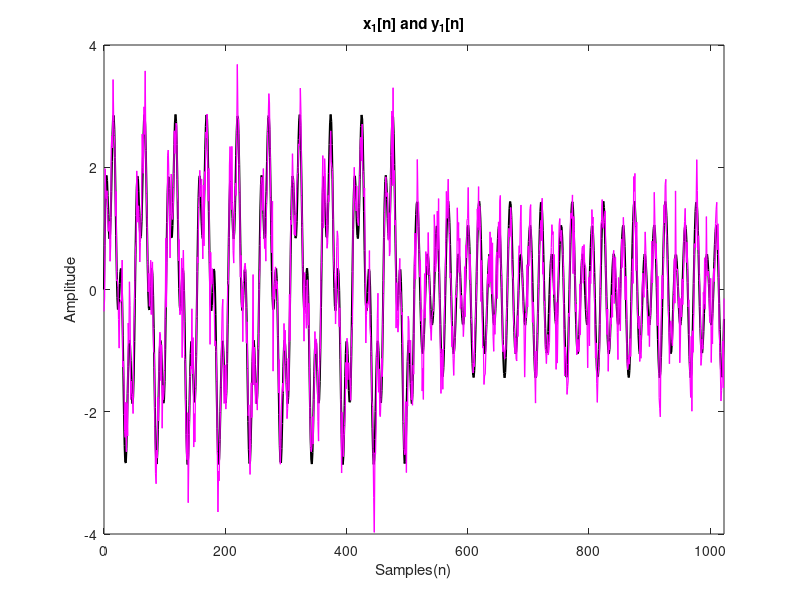
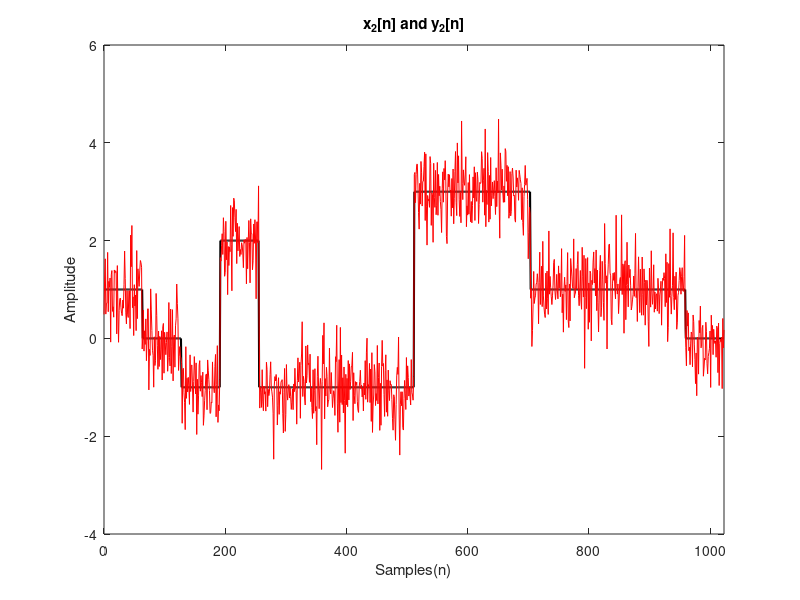

Write MATLAB code to recreate these figures, in order. (Note: this script raises an error after producing the figures.)
clc;
clear;
%%
% Signal construction 
% 2.2.1
fs=512;

n1=0:511;
n2=512:1023;
n=[n1 n2];

x1n1=2*sin(20*pi*n1/fs)+sin(80*pi*n1/fs);
x1n2=0.5*sin(40*pi*n2/fs)+sin(60*pi*n2/fs);
x1n=[x1n1 x1n2];

x2n=zeros(1,1024);
x2n(1:64)=1;

x2n(129:512)=-1;
x2n(193:256)=2;
x2n(513:704)=3;
x2n(705:960)=1;
rng(56);
y1=awgn(x1n,10,'measured');
y2=awgn(x2n,10,'measured');

%%

figure('Name','x_1[n] and y_1[n]');
plot(n,x1n,'k','LineWidth',1.5);
hold on;
plot(n,y1,'m','LineWidth',0.9);
hold off;
xlim([0 1023]);
xlabel('Samples(n)');
ylabel('Amplitude');
title('x_1[n] and y_1[n]')

figure('Name','x_2[n] and y_2[n]');
plot(n,x2n,'k','LineWidth',1.5);
hold on;
plot(n,y2,'r');
hold off;
xlim([0 1023]);
xlabel('Samples(n)');
ylabel('Amplitude');
title('x_2[n] and y_2[n]');
%%
%% 2.2.2 

% Haar Wavelet
[phi_Haar, psi_Haar, val_Haar] = wavefun('haar', 12); 

figure ('Name','Haar Wavelet')
subplot(1,2,1);
plot(val_Haar, psi_Haar, 'b','LineWidth',2);
title('Haar Wavelet Function');
subplot(1,2,2);
plot(val_Haar, phi_Haar,'r','LineWidth',2);
title('Haar Scaling Function');

% Daubechies tap 9
[phi_Daube, psi_Daube, val_Daube] = wavefun('db9', 12); 

figure  ('Name','Daubechies tap 9 Wavelet')
subplot(1,2,1);
plot(val_Daube, psi_Daube,'b');
title('Daubechies Tap 9 Wavelet Function');
subplot(1,2,2);
plot(val_Daube, phi_Daube, 'r');
title('Daubechies Tap 9 Scaling Function');

%waveletAnalyzer
%%
% 2.2.3
% x1[n] decomposition

[C1_h, L1] = wavedec(y1, 10, 'haar');
C1_h_A10 = appcoef(C1_h, L1, 'haar');
[C1_h_d1, C1_h_d2, C1_h_d3, C1_h_d4, C1_h_d5, C1_h_d6, C1_h_d7 ,C1_h_d8, C1_h_d9, C1_h_d10] = detcoef(C1_h, L1, 1:1:10);

[C1_db, L2] = wavedec(y1, 10, 'db9');
C1_db_A10 = appcoef(C1_db, L2, 'db9');
[C1_db_1, C1_db_2, C1_db_3, C1_db_4, C1_db_5, C1_db_6, C1_db_7 ,C1_db_8, C1_db_9, C1_db_10] = detcoef(C1_db, L2, 1:1:10);

% x2[n] decomposition
[C2_h, L3] = wavedec(y2, 10, 'haar');
C2_h_A10 = appcoef(C2_h, L3, 'haar');
[C2_h_1, C2_h_2, C2_h_3, C2_h_4, C2_h_5, C2_h_6, C2_h_7 ,C2_h_8, C2_h_9, C2_h_10] = detcoef(C2_h, L3, 1:1:10);

[C2_db, L4] = wavedec(y2, 10, 'db9');
C2_db_A10 = appcoef(C2_db, L4, 'db9');
[C2_db_1, C2_db_2, C2_db_3, C2_db_4, C2_db_5, C2_db_6, C2_db_7 ,C2_db_8, C2_db_9, C2_db_10] = detcoef(C2_db, L4, 1:1:10);

PlotDecomposedSignal(y1,'haar',10);
PlotDecomposedSignal(y1, 'db9', 10);
PlotDecomposedSignal(y2,'haar',10);
PlotDecomposedSignal(y2, 'db9', 10);
%%

%% 2.2.4
% Reconstructing y1 - Haar

haar_A9_1 = idwt(C1_h_A10, C1_h_d10, 'haar');
haar_A8_1 = idwt(haar_A9_1, C1_h_d9, 'haar');
haar_A7_1 = idwt(haar_A8_1, C1_h_d8, 'haar');
haar_A6_1 = idwt(haar_A7_1, C1_h_d7, 'haar');
haar_A5_1 = idwt(haar_A6_1, C1_h_d6, 'haar');
haar_A4_1 = idwt(haar_A5_1, C1_h_d5, 'haar');
haar_A3_1 = idwt(haar_A4_1, C1_h_d4, 'haar');
haar_A2_1 = idwt(haar_A3_1, C1_h_d3, 'haar');
haar_A1_1 = idwt(haar_A2_1, C1_h_d2, 'haar');

y1_haar_recons = idwt(haar_A1_1, C1_h_d1, 'haar');

figure;
plot(n, y1_haar_recons);
title('Reconstructed y_1[n] - Haar');
xlabel('Samples(n)');
ylabel('Amplitude');
xlim([0,1023])

% Reconstructing y1 - DB9
db9_A9_1 = idwt(C1_db_A10, C1_db_10, 'db9');
db9_A8_1 = idwt(db9_A9_1, C1_db_9, 'db9');
db9_A7_1 = idwt(db9_A8_1, C1_db_8, 'db9');
db9_A6_1 = idwt(db9_A7_1, C1_db_7, 'db9');
db9_A5_1 = idwt(db9_A6_1, C1_db_6, 'db9');
db9_A4_1 = idwt(db9_A5_1, C1_db_5, 'db9');
db9_A3_1 = idwt(db9_A4_1(1:79), C1_db_4, 'db9');
db9_A2_1 = idwt(db9_A3_1, C1_db_3, 'db9');
db9_A1_1 = idwt(db9_A2_1, C1_db_2, 'db9');

y1_db_recons = idwt(db9_A1_1, C1_db_1, 'db9');

figure
plot(n, y1_db_recons);
title('Reconstructed y_1[n] - DB9');
xlabel('Samples (n)');
ylabel('Amplitude');
xlim([0,1023])

% Reconstructing y_2 - Haar
haar_A9_2 = idwt(C2_h_A10, C2_h_10, 'haar');
haar_A8_2 = idwt(haar_A9_2, C2_h_9, 'haar');
haar_A7_2 = idwt(haar_A8_2, C2_h_8, 'haar');
haar_A6_2 = idwt(haar_A7_2, C2_h_7, 'haar');
haar_A5_2 = idwt(haar_A6_2, C2_h_6, 'haar');
haar_A4_2 = idwt(haar_A5_2, C2_h_5, 'haar');
haar_A3_2 = idwt(haar_A4_2, C2_h_4, 'haar');
haar_A2_2 = idwt(haar_A3_2, C2_h_3, 'haar');
haar_A1_2 = idwt(haar_A2_2, C2_h_2, 'haar');

y2_haar_recons = idwt(haar_A1_2, C2_h_1, 'haar');

figure
plot(n, y2_haar_recons);
title('Reconstructed y_2[n] - Haar');
xlabel('Samples (n)');
ylabel('Amplitude');
xlim([0,1023])

db9_A9_2 = idwt(C2_db_A10, C2_db_10, 'db9');
db9_A8_2 = idwt(db9_A9_2, C2_db_9, 'db9');
db9_A7_2 = idwt(db9_A8_2, C2_db_8, 'db9');
db9_A6_2 = idwt(db9_A7_2, C2_db_7, 'db9');
db9_A5_2 = idwt(db9_A6_2, C2_db_6, 'db9');
db9_A4_2 = idwt(db9_A5_2, C2_db_5, 'db9');
db9_A3_2 = idwt(db9_A4_2(1:79), C2_db_4, 'db9');
db9_A2_2 = idwt(db9_A3_2, C2_db_3, 'db9');
db9_A1_2 = idwt(db9_A2_2, C2_db_2, 'db9');

y2_db_recons = idwt(db9_A1_2, C2_db_1, 'db9');

figure
plot(n, y2_db_recons);
title('Reconstructed y_2[n] - DB9');
xlabel('Samples (n)');
ylabel('Amplitude');
xlim([0,1023])

% Comparing the Energies 

energy_y1 = sum(abs(y1).^2);
energy_y1_recons_haar = sum(abs(y1_haar_recons).^2);
energy_y1_recons_db9 = sum(abs(y1_db_recons).^2);

energy_y2 = sum(abs(y2).^2);
energy_y2_recons_haar = sum(abs(y2_haar_recons).^2);
energy_y2_recons_db9 = sum(abs(y2_db_recons).^2);

disp('Energy of y_1: '), disp(energy_y1)
disp('Energy of Reconstructed y_1 - Haar: '), disp(energy_y1_recons_haar)
disp('Energy of Reconstructed y_1 - DB9: '), disp(energy_y1_recons_db9)

disp('Energy of y_2: '), disp(energy_y2)
disp('Energy of Reconstructed y_2 - Haar: '), disp(energy_y2_recons_haar)
disp('Energy of Reconstructed y_2 - DB9: '), disp(energy_y2_recons_db9)
%%

%% 2.3 Signal Denoising with DWT
% 2.3.1 

dord_C1h = sort(abs(C1_h(:)),'descend');
dord_C1db = sort(abs(C1_db(:)),'descend');
dord_C2h = sort(abs(C2_h(:)),'descend');
dord_C2db = sort(abs(C2_db(:)),'descend');

figure('Name',"Wavelet coefficients of y_1[n], Haar")
stem(dord_C1h);
xlim([0,length(dord_C1h)])
title("Wavelet coefficients of y_1[n], Haar");

figure('Name',"Wavelet coefficients of y_1[n], Db9")
stem(dord_C1db );
xlim([0,length(dord_C1db)])
title("Wavelet coefficients of y_1[n], Db9");

figure('Name',"Wavelet coefficients of y_2[n], Haar")
stem(dord_C2h);
xlim([0,length(dord_C2h)])
title("Wavelet coefficients of y_2[n], Haar");

figure('Name',"Wavelet coefficients of y_2[n], Db9")
stem(dord_C2db);
xlim([0,length(dord_C2db)])
title("Wavelet coefficients of y_2[n], Db9");
%%

%% 2.3.2 \
%% 2.3.3 
%% 2.3.4 

% Setting the thresholds
thresh_for_y1_h = 0.2;
thresh_for_y1_db = 0.95;
thresh_for_y2_h = 2;
thresh_for_y2_db = 1.5;

% Denoising, Plotting and Calculating the RMSE
root_mean_sqr_err_haar_1 = denoiseDWTWavelet(C1_h,L1, x1n, 'haar',thresh_for_y1_h, 'x_1[n]');
root_mean_sqr_err_db9_1 = denoiseDWTWavelet(C1_db,L2, x1n, 'db9',  thresh_for_y1_db, 'x_1[n]');
root_mean_sqr_err_haar_2 = denoiseDWTWavelet(C2_h,L3, x2n, 'haar', thresh_for_y2_h, 'x_2[n]');
root_mean_sqr_err_db9_2 = denoiseDWTWavelet(C2_db,L4, x2n, 'db9', thresh_for_y2_db, 'x_2[n]');

disp('root mean square error of haar_1 '), disp(root_mean_sqr_err_haar_1)
disp('root mean square error of db9_1 '), disp(root_mean_sqr_err_db9_1)
disp('root mean square error of haar_2 '), disp(root_mean_sqr_err_haar_2)
disp('root mean square error of db9_2 '), disp(root_mean_sqr_err_db9_2)
%%

%% 2.3 Signal Compression with DWT
%% 2.3.1
%% 2.3.2 
%% 2.3.3 

ECGsig =  importdata('ECGsig.mat');      
duration = length(ECGsig);

fs = 257;
Ts = 1/fs;
n  = 0:1:(duration-1);

figure
plot(n, ECGsig);
title('aV_R Lead of ECG in Time Domain');
xlabel('Samples (n)');
ylabel('Voltage (mV)');

m = ceil(log2(duration));
 
[C1,l1]=wavedec(ECGsig,m,'db9');
[C2,l2]=wavedec(ECGsig,m,'haar');

[ratio_1, K1] = compressDWTECG(C1,l1, ECGsig, 'db9', 'ECG Signal'); 
[ratio_2, K2] = compressDWTECG(C2,l2, ECGsig, 'haar','ECG Signal'); 

disp('compression ratio for db9 '), disp(ratio_1);
disp('compression ratio for haar'), disp(ratio_2);